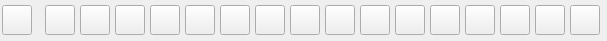
<?xml version="1.0" encoding="UTF-8"?>
<ui version="4.0">
 <class>Form</class>
 <widget class="QWidget" name="Form">
  <property name="geometry">
   <rect>
    <x>0</x>
    <y>0</y>
    <width>607</width>
    <height>41</height>
   </rect>
  </property>
  <property name="sizePolicy">
   <sizepolicy hsizetype="Preferred" vsizetype="MinimumExpanding">
    <horstretch>0</horstretch>
    <verstretch>0</verstretch>
   </sizepolicy>
  </property>
  <property name="minimumSize">
   <size>
    <width>0</width>
    <height>20</height>
   </size>
  </property>
  <property name="maximumSize">
   <size>
    <width>660</width>
    <height>50</height>
   </size>
  </property>
  <property name="windowTitle">
   <string>Form</string>
  </property>
  <layout class="QHBoxLayout" name="horizontalLayout">
   <property name="spacing">
    <number>3</number>
   </property>
   <property name="leftMargin">
    <number>2</number>
   </property>
   <property name="topMargin">
    <number>0</number>
   </property>
   <property name="rightMargin">
    <number>2</number>
   </property>
   <property name="bottomMargin">
    <number>0</number>
   </property>
   <item>
    <widget class="QPushButton" name="showToolbarPushButton">
     <property name="enabled">
      <bool>true</bool>
     </property>
     <property name="sizePolicy">
      <sizepolicy hsizetype="Minimum" vsizetype="Fixed">
       <horstretch>0</horstretch>
       <verstretch>0</verstretch>
      </sizepolicy>
     </property>
     <property name="minimumSize">
      <size>
       <width>30</width>
       <height>30</height>
      </size>
     </property>
     <property name="maximumSize">
      <size>
       <width>30</width>
       <height>30</height>
      </size>
     </property>
     <property name="toolTip">
      <string>Lallemand</string>
     </property>
     <property name="text">
      <string/>
     </property>
     <property name="icon">
      <iconset resource="../../resources.qrc">
       <normaloff>:/plugins/lallemand_plant_care/icons/lallemand.png</normaloff>:/plugins/lallemand_plant_care/icons/lallemand.png</iconset>
     </property>
     <property name="iconSize">
      <size>
       <width>24</width>
       <height>24</height>
      </size>
     </property>
     <property name="checkable">
      <bool>true</bool>
     </property>
    </widget>
   </item>
   <item>
    <spacer name="horizontalSpacer">
     <property name="orientation">
      <enum>Qt::Horizontal</enum>
     </property>
     <property name="sizeType">
      <enum>QSizePolicy::Fixed</enum>
     </property>
     <property name="sizeHint" stdset="0">
      <size>
       <width>10</width>
       <height>20</height>
      </size>
     </property>
    </spacer>
   </item>
   <item>
    <widget class="QSplitter" name="splitter">
     <property name="minimumSize">
      <size>
       <width>0</width>
       <height>0</height>
      </size>
     </property>
     <property name="maximumSize">
      <size>
       <width>16777215</width>
       <height>16777215</height>
      </size>
     </property>
     <property name="orientation">
      <enum>Qt::Horizontal</enum>
     </property>
     <widget class="QWidget" name="horizontalLayoutWidget">
      <layout class="QHBoxLayout" name="horizontalLayout_2">
       <property name="spacing">
        <number>5</number>
       </property>
       <item>
        <widget class="QPushButton" name="lpcTeamPushButton">
         <property name="minimumSize">
          <size>
           <width>30</width>
           <height>0</height>
          </size>
         </property>
         <property name="maximumSize">
          <size>
           <width>30</width>
           <height>30</height>
          </size>
         </property>
         <property name="toolTip">
          <string>Team management</string>
         </property>
         <property name="text">
          <string/>
         </property>
         <property name="icon">
          <iconset resource="../../resources.qrc">
           <normaloff>:/plugins/lallemand_plant_care/icons/user.png</normaloff>:/plugins/lallemand_plant_care/icons/user.png</iconset>
         </property>
         <property name="iconSize">
          <size>
           <width>24</width>
           <height>24</height>
          </size>
         </property>
        </widget>
       </item>
       <item>
        <widget class="QPushButton" name="farmerPushButton">
         <property name="minimumSize">
          <size>
           <width>30</width>
           <height>0</height>
          </size>
         </property>
         <property name="maximumSize">
          <size>
           <width>30</width>
           <height>30</height>
          </size>
         </property>
         <property name="toolTip">
          <string>Farmer management</string>
         </property>
         <property name="text">
          <string/>
         </property>
         <property name="icon">
          <iconset resource="../../resources.qrc">
           <normaloff>:/plugins/lallemand_plant_care/icons/farmer.png</normaloff>:/plugins/lallemand_plant_care/icons/farmer.png</iconset>
         </property>
         <property name="iconSize">
          <size>
           <width>24</width>
           <height>24</height>
          </size>
         </property>
        </widget>
       </item>
       <item>
        <widget class="QPushButton" name="createTrialPushButton">
         <property name="minimumSize">
          <size>
           <width>30</width>
           <height>0</height>
          </size>
         </property>
         <property name="maximumSize">
          <size>
           <width>30</width>
           <height>30</height>
          </size>
         </property>
         <property name="toolTip">
          <string>Trial management</string>
         </property>
         <property name="text">
          <string/>
         </property>
         <property name="icon">
          <iconset resource="../../resources.qrc">
           <normaloff>:/plugins/lallemand_plant_care/icons/new_experiment.png</normaloff>:/plugins/lallemand_plant_care/icons/new_experiment.png</iconset>
         </property>
         <property name="iconSize">
          <size>
           <width>24</width>
           <height>24</height>
          </size>
         </property>
        </widget>
       </item>
       <item>
        <widget class="QPushButton" name="loadFilePushButton">
         <property name="minimumSize">
          <size>
           <width>30</width>
           <height>0</height>
          </size>
         </property>
         <property name="maximumSize">
          <size>
           <width>30</width>
           <height>30</height>
          </size>
         </property>
         <property name="toolTip">
          <string>Load files</string>
         </property>
         <property name="text">
          <string/>
         </property>
         <property name="icon">
          <iconset resource="../../resources.qrc">
           <normaloff>:/plugins/lallemand_plant_care/icons/upload_file.png</normaloff>:/plugins/lallemand_plant_care/icons/upload_file.png</iconset>
         </property>
         <property name="iconSize">
          <size>
           <width>24</width>
           <height>24</height>
          </size>
         </property>
        </widget>
       </item>
       <item>
        <widget class="QPushButton" name="treatmentPushButton">
         <property name="minimumSize">
          <size>
           <width>30</width>
           <height>0</height>
          </size>
         </property>
         <property name="maximumSize">
          <size>
           <width>30</width>
           <height>30</height>
          </size>
         </property>
         <property name="toolTip">
          <string>Create polygons</string>
         </property>
         <property name="text">
          <string/>
         </property>
         <property name="icon">
          <iconset resource="../../resources.qrc">
           <normaloff>:/plugins/lallemand_plant_care/icons/polygons.png</normaloff>:/plugins/lallemand_plant_care/icons/polygons.png</iconset>
         </property>
         <property name="iconSize">
          <size>
           <width>24</width>
           <height>24</height>
          </size>
         </property>
        </widget>
       </item>
       <item>
        <widget class="QPushButton" name="filterPushButton">
         <property name="minimumSize">
          <size>
           <width>30</width>
           <height>0</height>
          </size>
         </property>
         <property name="maximumSize">
          <size>
           <width>30</width>
           <height>30</height>
          </size>
         </property>
         <property name="toolTip">
          <string>Filter tools</string>
         </property>
         <property name="text">
          <string/>
         </property>
         <property name="icon">
          <iconset resource="../../resources.qrc">
           <normaloff>:/plugins/lallemand_plant_care/icons/filter.png</normaloff>:/plugins/lallemand_plant_care/icons/filter.png</iconset>
         </property>
         <property name="iconSize">
          <size>
           <width>24</width>
           <height>24</height>
          </size>
         </property>
        </widget>
       </item>
       <item>
        <widget class="QPushButton" name="samplingPushButton">
         <property name="minimumSize">
          <size>
           <width>30</width>
           <height>0</height>
          </size>
         </property>
         <property name="maximumSize">
          <size>
           <width>30</width>
           <height>30</height>
          </size>
         </property>
         <property name="toolTip">
          <string>Sampling</string>
         </property>
         <property name="text">
          <string/>
         </property>
         <property name="icon">
          <iconset resource="../../resources.qrc">
           <normaloff>:/plugins/lallemand_plant_care/icons/sample.png</normaloff>:/plugins/lallemand_plant_care/icons/sample.png</iconset>
         </property>
         <property name="iconSize">
          <size>
           <width>20</width>
           <height>20</height>
          </size>
         </property>
        </widget>
       </item>
       <item>
        <widget class="QPushButton" name="krigingPushButton">
         <property name="minimumSize">
          <size>
           <width>30</width>
           <height>0</height>
          </size>
         </property>
         <property name="maximumSize">
          <size>
           <width>30</width>
           <height>30</height>
          </size>
         </property>
         <property name="toolTip">
          <string>Kriging</string>
         </property>
         <property name="text">
          <string/>
         </property>
         <property name="icon">
          <iconset resource="../../resources.qrc">
           <normaloff>:/plugins/lallemand_plant_care/icons/kriging.png</normaloff>:/plugins/lallemand_plant_care/icons/kriging.png</iconset>
         </property>
         <property name="iconSize">
          <size>
           <width>24</width>
           <height>24</height>
          </size>
         </property>
        </widget>
       </item>
       <item>
        <widget class="QPushButton" name="samplingValidationPushButton">
         <property name="minimumSize">
          <size>
           <width>30</width>
           <height>0</height>
          </size>
         </property>
         <property name="maximumSize">
          <size>
           <width>30</width>
           <height>30</height>
          </size>
         </property>
         <property name="toolTip">
          <string>Validate points</string>
         </property>
         <property name="text">
          <string/>
         </property>
         <property name="icon">
          <iconset resource="../../resources.qrc">
           <normaloff>:/plugins/lallemand_plant_care/icons/verified.png</normaloff>:/plugins/lallemand_plant_care/icons/verified.png</iconset>
         </property>
         <property name="iconSize">
          <size>
           <width>22</width>
           <height>22</height>
          </size>
         </property>
        </widget>
       </item>
       <item>
        <widget class="QPushButton" name="errorCompensationPushButton">
         <property name="maximumSize">
          <size>
           <width>30</width>
           <height>30</height>
          </size>
         </property>
         <property name="toolTip">
          <string>Error compensation</string>
         </property>
         <property name="text">
          <string/>
         </property>
         <property name="icon">
          <iconset resource="../../resources.qrc">
           <normaloff>:/plugins/lallemand_plant_care/icons/error_compensation.png</normaloff>:/plugins/lallemand_plant_care/icons/error_compensation.png</iconset>
         </property>
        </widget>
       </item>
       <item>
        <widget class="QPushButton" name="gainSurfacePushButton">
         <property name="maximumSize">
          <size>
           <width>30</width>
           <height>30</height>
          </size>
         </property>
         <property name="toolTip">
          <string>Gain surface</string>
         </property>
         <property name="text">
          <string/>
         </property>
         <property name="icon">
          <iconset resource="../../resources.qrc">
           <normaloff>:/plugins/lallemand_plant_care/icons/gain_surface.png</normaloff>:/plugins/lallemand_plant_care/icons/gain_surface.png</iconset>
         </property>
        </widget>
       </item>
       <item>
        <widget class="QPushButton" name="clearStructurePushButton">
         <property name="minimumSize">
          <size>
           <width>30</width>
           <height>0</height>
          </size>
         </property>
         <property name="maximumSize">
          <size>
           <width>30</width>
           <height>30</height>
          </size>
         </property>
         <property name="toolTip">
          <string>Move layer to group</string>
         </property>
         <property name="text">
          <string/>
         </property>
         <property name="icon">
          <iconset resource="../../resources.qrc">
           <normaloff>:/plugins/lallemand_plant_care/icons/folder_tree.png</normaloff>:/plugins/lallemand_plant_care/icons/folder_tree.png</iconset>
         </property>
         <property name="iconSize">
          <size>
           <width>24</width>
           <height>24</height>
          </size>
         </property>
        </widget>
       </item>
       <item>
        <widget class="QPushButton" name="mapsPushButton">
         <property name="minimumSize">
          <size>
           <width>30</width>
           <height>0</height>
          </size>
         </property>
         <property name="maximumSize">
          <size>
           <width>30</width>
           <height>30</height>
          </size>
         </property>
         <property name="toolTip">
          <string>Load map templates</string>
         </property>
         <property name="text">
          <string/>
         </property>
         <property name="icon">
          <iconset resource="../../resources.qrc">
           <normaloff>:/plugins/lallemand_plant_care/icons/load_layout.png</normaloff>:/plugins/lallemand_plant_care/icons/load_layout.png</iconset>
         </property>
         <property name="iconSize">
          <size>
           <width>24</width>
           <height>24</height>
          </size>
         </property>
        </widget>
       </item>
       <item>
        <widget class="QPushButton" name="exportMapPushButton">
         <property name="minimumSize">
          <size>
           <width>30</width>
           <height>0</height>
          </size>
         </property>
         <property name="maximumSize">
          <size>
           <width>30</width>
           <height>30</height>
          </size>
         </property>
         <property name="toolTip">
          <string>Export maps</string>
         </property>
         <property name="text">
          <string/>
         </property>
         <property name="icon">
          <iconset resource="../../resources.qrc">
           <normaloff>:/plugins/lallemand_plant_care/icons/export_layout.png</normaloff>:/plugins/lallemand_plant_care/icons/export_layout.png</iconset>
         </property>
         <property name="iconSize">
          <size>
           <width>24</width>
           <height>24</height>
          </size>
         </property>
        </widget>
       </item>
       <item>
        <widget class="QPushButton" name="reportPushButton">
         <property name="enabled">
          <bool>true</bool>
         </property>
         <property name="minimumSize">
          <size>
           <width>30</width>
           <height>0</height>
          </size>
         </property>
         <property name="maximumSize">
          <size>
           <width>30</width>
           <height>30</height>
          </size>
         </property>
         <property name="toolTip">
          <string>Report tools</string>
         </property>
         <property name="text">
          <string/>
         </property>
         <property name="icon">
          <iconset resource="../../resources.qrc">
           <normaloff>:/plugins/lallemand_plant_care/icons/doc.png</normaloff>:/plugins/lallemand_plant_care/icons/doc.png</iconset>
         </property>
         <property name="iconSize">
          <size>
           <width>24</width>
           <height>24</height>
          </size>
         </property>
        </widget>
       </item>
       <item>
        <widget class="QPushButton" name="presentationPushButton">
         <property name="maximumSize">
          <size>
           <width>30</width>
           <height>30</height>
          </size>
         </property>
         <property name="toolTip">
          <string>Export presentation</string>
         </property>
         <property name="text">
          <string/>
         </property>
         <property name="icon">
          <iconset resource="../../resources.qrc">
           <normaloff>:/plugins/lallemand_plant_care/icons/ppt.png</normaloff>:/plugins/lallemand_plant_care/icons/ppt.png</iconset>
         </property>
         <property name="iconSize">
          <size>
           <width>24</width>
           <height>24</height>
          </size>
         </property>
        </widget>
       </item>
      </layout>
     </widget>
    </widget>
   </item>
  </layout>
 </widget>
 <resources>
  <include location="../../resources.qrc"/>
 </resources>
 <connections/>
</ui>
